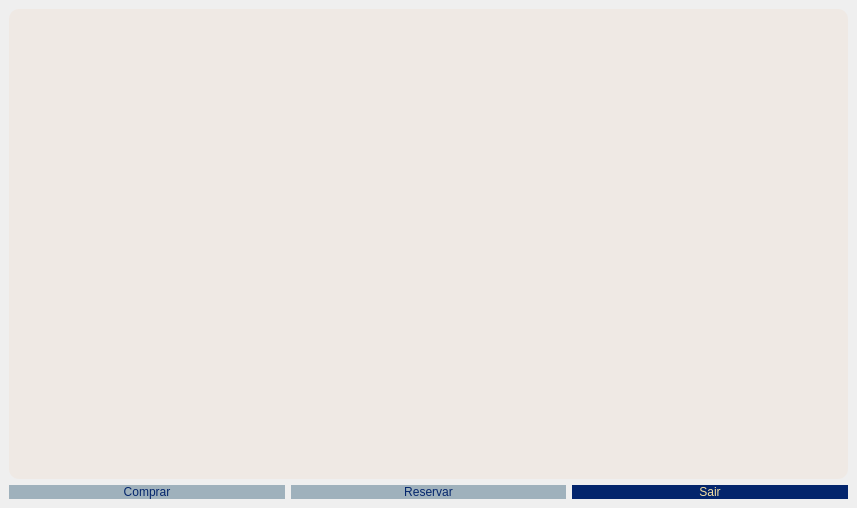
<?xml version="1.0" encoding="UTF-8"?>
<ui version="4.0">
 <class>telaOpcoesCliente</class>
 <widget class="QMainWindow" name="telaOpcoesCliente">
  <property name="geometry">
   <rect>
    <x>0</x>
    <y>0</y>
    <width>857</width>
    <height>508</height>
   </rect>
  </property>
  <property name="windowTitle">
   <string>AirSys - Menu</string>
  </property>
  <property name="styleSheet">
   <string notr="true">#telaOpcoesCliente
{
background-image: url(:/fundos/fundo3.jpg);
}

#tabelaCliente
{
border-radius: 10px;
background-color: rgba(239, 230, 221, 150);
}

#frameListaOpcoes
{
border-radius: 10px;
background-color: rgba(239, 230, 221, 150);
}

#listaOpcoes
{
font: 15pt &quot;MathJax_Size1&quot;;
background-color: rgb(255, 255, 255, 0);
}

#botaoVoltar
{
font: 14pt &quot;Bitstream Vera Sans&quot;;
border-radius:9px;
color: rgb(243, 223, 162);
background-color: rgb(3, 37, 108);
}
#botaoVoltar:hover
{
font: 14pt &quot;Bitstream Vera Sans&quot;;
border-radius:9px;
background-color: #6E8898;
}

#botaoComprar
{
font: 14pt &quot;Bitstream Vera Sans&quot;;
border-radius:9px;
color: rgb(3, 37, 108);
background-color: #9FB1BC;
}
#botaoComprar:hover
{
font: 14pt &quot;Bitstream Vera Sans&quot;;
border-radius:9px;
background-color: #6E8898;
}


#botaoReservar
{
font: 14pt &quot;Bitstream Vera Sans&quot;;
border-radius:9px;
color: rgb(3, 37, 108);
background-color: #9FB1BC;
}
#botaoReservar:hover
{
font: 14pt &quot;Bitstream Vera Sans&quot;;
border-radius:9px;
background-color: #6E8898;
}</string>
  </property>
  <widget class="QWidget" name="centralwidget">
   <layout class="QGridLayout" name="gridLayout">
    <item row="0" column="0">
     <layout class="QVBoxLayout" name="verticalLayout">
      <item>
       <widget class="QTableWidget" name="tabelaCliente">
        <property name="font">
         <font>
          <pointsize>12</pointsize>
         </font>
        </property>
        <property name="verticalScrollBarPolicy">
         <enum>Qt::ScrollBarAlwaysOff</enum>
        </property>
        <property name="sizeAdjustPolicy">
         <enum>QAbstractScrollArea::AdjustIgnored</enum>
        </property>
        <property name="autoScroll">
         <bool>true</bool>
        </property>
        <property name="showDropIndicator" stdset="0">
         <bool>false</bool>
        </property>
        <property name="alternatingRowColors">
         <bool>false</bool>
        </property>
        <property name="selectionMode">
         <enum>QAbstractItemView::SingleSelection</enum>
        </property>
        <property name="selectionBehavior">
         <enum>QAbstractItemView::SelectRows</enum>
        </property>
        <property name="showGrid">
         <bool>false</bool>
        </property>
        <property name="gridStyle">
         <enum>Qt::SolidLine</enum>
        </property>
        <property name="cornerButtonEnabled">
         <bool>false</bool>
        </property>
        <property name="rowCount">
         <number>13</number>
        </property>
        <attribute name="horizontalHeaderVisible">
         <bool>false</bool>
        </attribute>
        <attribute name="horizontalHeaderDefaultSectionSize">
         <number>167</number>
        </attribute>
        <attribute name="horizontalHeaderStretchLastSection">
         <bool>false</bool>
        </attribute>
        <attribute name="verticalHeaderVisible">
         <bool>false</bool>
        </attribute>
        <attribute name="verticalHeaderDefaultSectionSize">
         <number>65</number>
        </attribute>
        <row>
         <property name="text">
          <string>New Row</string>
         </property>
        </row>
        <row>
         <property name="text">
          <string>New Row</string>
         </property>
        </row>
        <row>
         <property name="text">
          <string>New Row</string>
         </property>
        </row>
        <row>
         <property name="text">
          <string>New Row</string>
         </property>
        </row>
        <row>
         <property name="text">
          <string>New Row</string>
         </property>
        </row>
        <row>
         <property name="text">
          <string>New Row</string>
         </property>
        </row>
        <row>
         <property name="text">
          <string>New Row</string>
         </property>
        </row>
        <row>
         <property name="text">
          <string>New Row</string>
         </property>
        </row>
        <row/>
        <row/>
        <row/>
        <row/>
        <row/>
        <column>
         <property name="text">
          <string>New Column</string>
         </property>
        </column>
        <column>
         <property name="text">
          <string>codigo</string>
         </property>
        </column>
        <column>
         <property name="text">
          <string>nome</string>
         </property>
        </column>
        <column>
         <property name="text">
          <string>cpf</string>
         </property>
        </column>
        <column>
         <property name="text">
          <string>numVendas</string>
         </property>
        </column>
       </widget>
      </item>
      <item>
       <layout class="QHBoxLayout" name="horizontalLayout">
        <item>
         <widget class="QPushButton" name="botaoComprar">
          <property name="text">
           <string>Comprar</string>
          </property>
         </widget>
        </item>
        <item>
         <widget class="QPushButton" name="botaoReservar">
          <property name="text">
           <string>Reservar</string>
          </property>
         </widget>
        </item>
        <item>
         <widget class="QPushButton" name="botaoVoltar">
          <property name="text">
           <string>Sair</string>
          </property>
         </widget>
        </item>
       </layout>
      </item>
     </layout>
    </item>
   </layout>
  </widget>
 </widget>
 <resources>
  <include location="../recursos/recursos.qrc"/>
 </resources>
 <connections/>
</ui>
